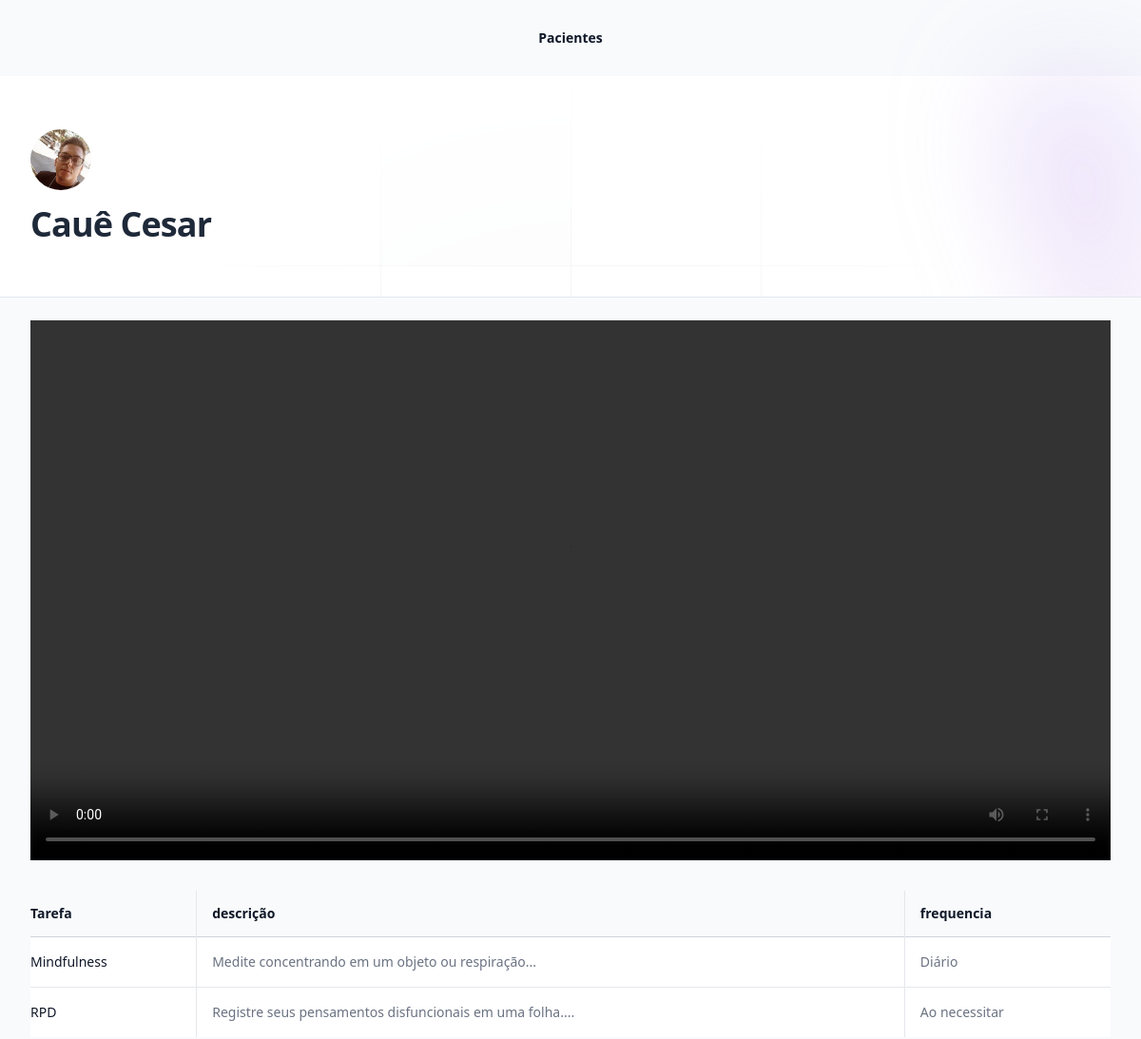
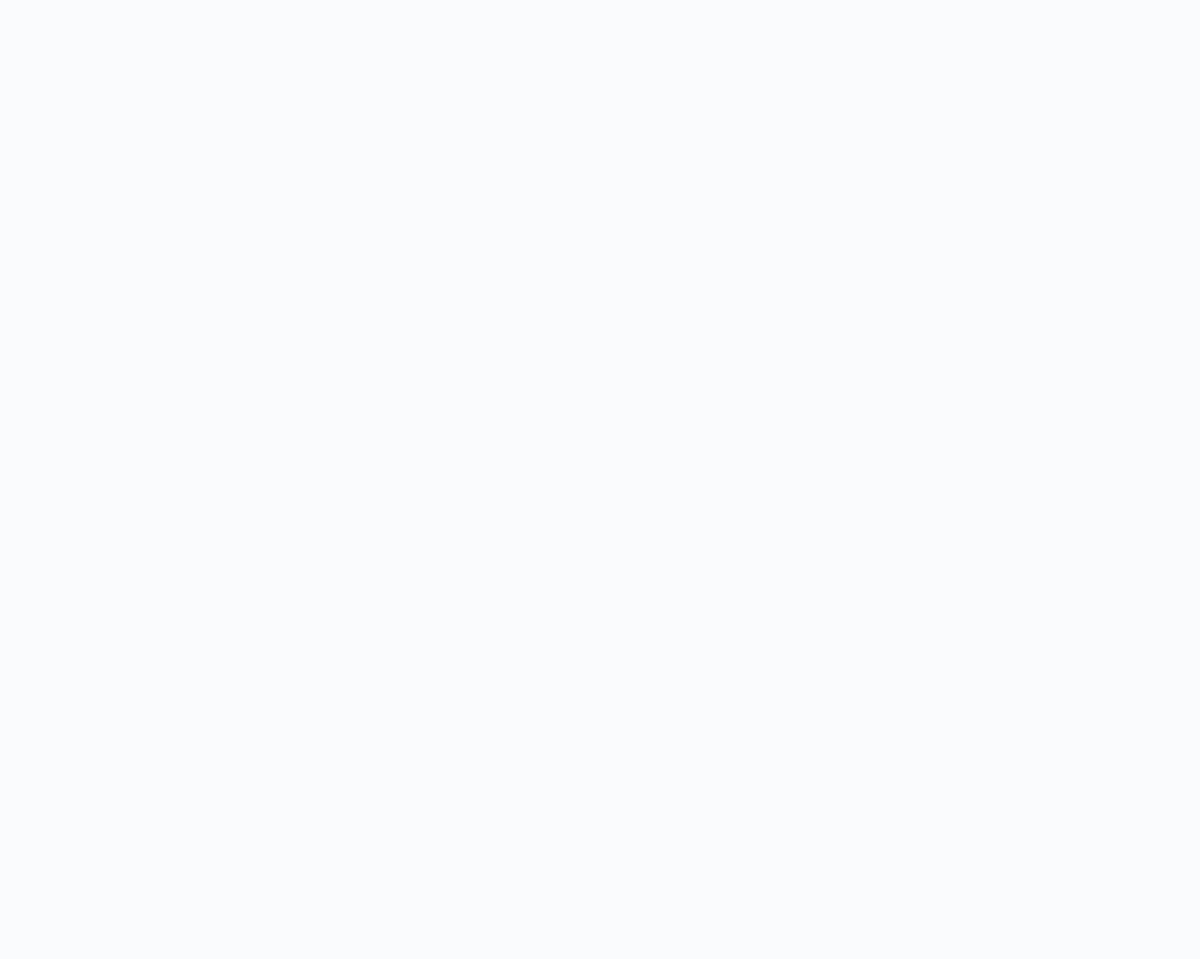
/pacientes/consulta_publica/9, run on the app's committed database (2 pictures, top to bottom).
### pacientes/models.py (models this page shows, shortened)
class Consultas(models.Model):
    humor = models.PositiveIntegerField()
    registro_geral = models.TextField()
    video = models.FileField(upload_to="video")
    tarefas = models.ManyToManyField(Tarefas)
    paciente = models.ForeignKey(Pacientes, on_delete=models.CASCADE)
    data = models.DateTimeField(auto_now_add=True)

class Pacientes(models.Model):
    queixa_choices = (
        ('TDAH', 'Transtorno do Déficit de Atenção com Hiperatividade'),
        ('D', 'Depressão'),
        ('A', 'Ansiedade'),
        ('TAG', 'Transtorno de Ansiedade Generalizada')
    )
    nome = models.CharField(max_length=255)
    email = models.EmailField()
    telefone = models.CharField(max_length=255, null=True, blank=True)
    foto = models.ImageField(upload_to='fotos')
    pagamento_em_dia = models.BooleanField(default=True)
    queixa = models.CharField(max_length=4, choices=queixa_choices)

class Tarefas(models.Model):
    frequencia_choices = (
        ('D', 'Diário'),
        ('1S', '1 vez por semana'),
        ('2S', '2 vezes por semana'),
        ('3S', '3 vezes por semana'),
        ('N', 'Ao necessitar')
    )
    tarefa = models.CharField(max_length=255)
    instrucoes = models.TextField()
    frequencia = models.CharField(max_length=2, choices=frequencia_choices, default='D')

### pacientes/views.py (the view)
# urls.py: path('consulta_publica/<int:id>', views.consulta_publica, name="consulta_publica"),
def consulta_publica(request, id):
    consulta = Consultas.objects.get(id=id)
    if not consulta.paciente.pagamento_em_dia:
        raise Http404()
    return render(request, 'consulta_publica.html', {'consulta': consulta})

### pacientes/templates/consulta_publica.html (shortened to what this page needs)
{% extends "base.html" %}
{% block 'body' %}
<div class="relative isolate">
   <div class="pointer-events-none absolute left-1/2 right-0 top-0 -z-10 -ml-24 transform-gpu overflow-hidden blur-3xl lg:ml-24 xl:ml-48" aria-hidden="true">
   </div>
   <div class="py-14 sm:py-14">
       <div class="mx-auto max-w-7xl px-6 lg:px-8">
         <div class="mx-auto max-w-2xl lg:mx-0">
           <img class="size-16 rounded-full" src="{{consulta.paciente.foto.url}}" alt="">
           <p class="mt-4 text-pretty text-4xl font-semibold tracking-tight text-gray-800 sm:text-4xl">{{consulta.paciente.nome}}</p>
         </div>
       </div>
   </div>
   <div class="bg-slate-50 h-screen border-t-1 border-slate-200 ">
       <div class="max-w-7xl mx-auto px-6 lg:px-8 mt-6">
           <video class="w-full" controls>
               <source src="{{consulta.video.url}}" type="video/mp4">
           </video>
           <div class="mt-8">
               <div class="mt-8 flow-root">
                <div class="-mx-4 -my-2 overflow-x-auto sm:-mx-6 lg:-mx-8">
                    <div class="inline-block min-w-full py-2 align-middle sm:px-6 lg:px-8">
                      <table class="min-w-full divide-y divide-gray-300">
                        <thead>
                          <tr class="divide-x divide-gray-200">
                            <th scope="col" class="py-3.5 pl-4 pr-4 text-left text-sm font-semibold text-gray-900 sm:pl-0">Tarefa</th>
                            <th scope="col" class="px-4 py-3.5 text-left text-sm font-semibold text-gray-900">descrição</th>
                            <th scope="col" class="px-4 py-3.5 text-left text-sm font-semibold text-gray-900">frequencia</th>
                          </tr>
                        </thead>
                        <tbody class="divide-y divide-gray-200 bg-white">
                            {% for tarefa in consulta.tarefas.all  %}
                                <tr class="divide-x divide-gray-200">
                                    <td class="whitespace-nowrap py-4 pl-4 pr-4 text-sm font-medium text-gray-900 sm:pl-0">{{tarefa.tarefa}}</td>
                                    <td class="whitespace-nowrap p-4 text-sm text-gray-500">{{tarefa.instrucoes}}</td>
                                    <td class="whitespace-nowrap p-4 text-sm text-gray-500">{{tarefa.get_frequencia_display}}</td>
                                </tr>
                            {% endfor %}
                        </tbody>
                      </table>
                    </div>
                  </div>
                </div>
              </div>
        </div>
    </div>
 </div>
 {% endblock 'body' %}

### data on the page
Consultas: paciente.foto (picture), paciente.nome "Cauê Cesar"
Tarefas: tarefa "Mindfulness", instrucoes "Medite concentrando em um objeto ou respiração...", frequencia "Diário"
Tarefas: tarefa "RPD", instrucoes "Registre seus pensamentos disfuncionais em uma folha....", frequencia "Ao necessitar"
